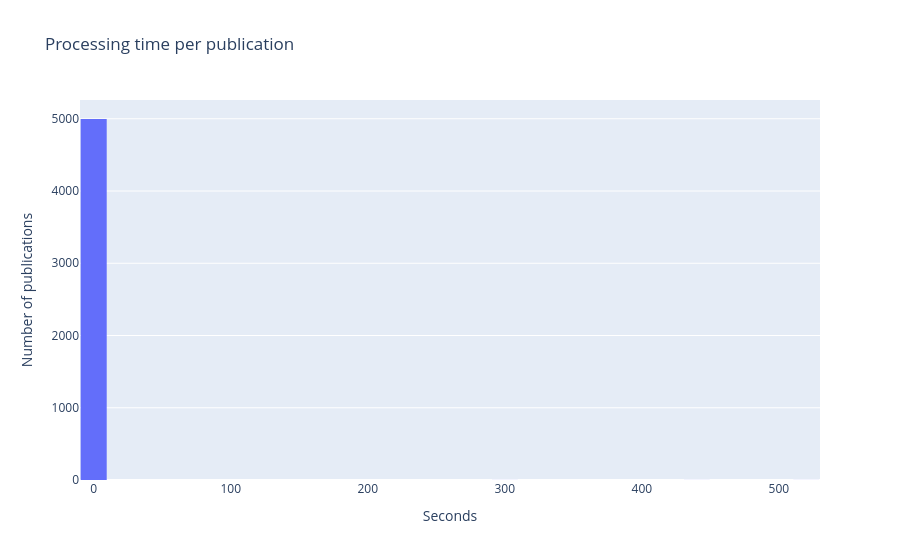
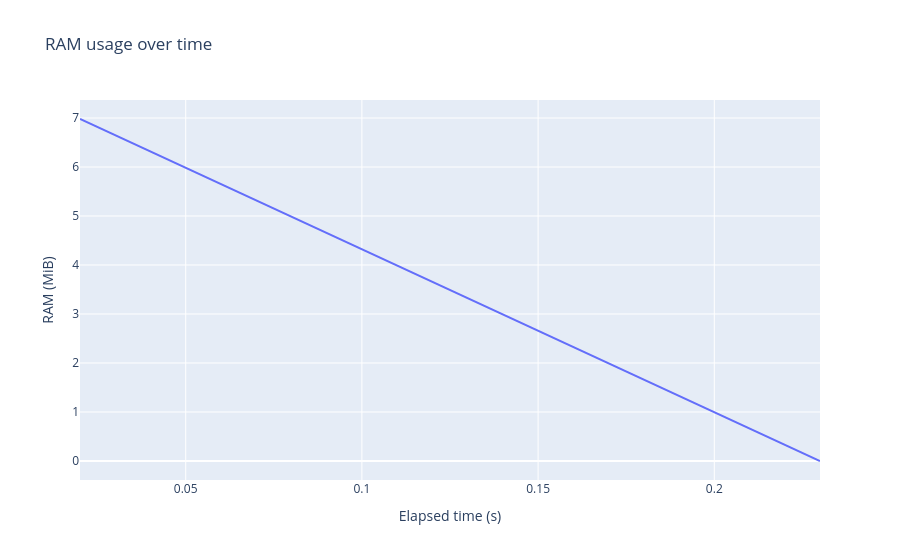

The cell these charts' notebook holds for them, in order:
### Code cell


### Figure 1 — Plotly figure (JSON) as saved in the notebook; plotly's stock layout.template omitted (floating-point values rounded to 4 significant figures; data arrays with more than 128 entries replaced by an {"elided": "..."} marker saying what was removed)
{"data": [{"bingroup": "x", "hovertemplate": "x=%{x}<br>count=%{y}<extra></extra>", "legendgroup": "", "marker": {"color": "#636efa", "pattern": {"shape": ""}}, "name": "", "nbinsx": 40, "orientation": "v", "showlegend": false, "x": {"elided": "5000 float values"}, "xaxis": "x", "yaxis": "y", "type": "histogram"}], "layout": {"xaxis": {"anchor": "y", "domain": [0, 1], "title": {"text": "Seconds"}}, "yaxis": {"anchor": "x", "domain": [0, 1], "title": {"text": "Number of publications"}}, "legend": {"tracegroupgap": 0}, "title": {"text": "Processing time per publication"}, "barmode": "relative", "bargap": 0.05}}

### Figure 2 — Plotly figure (JSON) as saved in the notebook; plotly's stock layout.template omitted (floating-point values rounded to 4 significant figures)
{"data": [{"hovertemplate": "x=%{x}<br>y=%{y}<extra></extra>", "legendgroup": "", "line": {"color": "#636efa", "dash": "solid"}, "marker": {"symbol": "circle"}, "mode": "lines", "name": "", "orientation": "v", "showlegend": false, "x": [0.02, 0.23], "xaxis": "x", "y": [6.98, 0.0], "yaxis": "y", "type": "scatter"}], "layout": {"xaxis": {"anchor": "y", "domain": [0, 1], "title": {"text": "Elapsed time (s)"}}, "yaxis": {"anchor": "x", "domain": [0, 1], "title": {"text": "RAM (MiB)"}}, "legend": {"tracegroupgap": 0}, "title": {"text": "RAM usage over time"}}}
